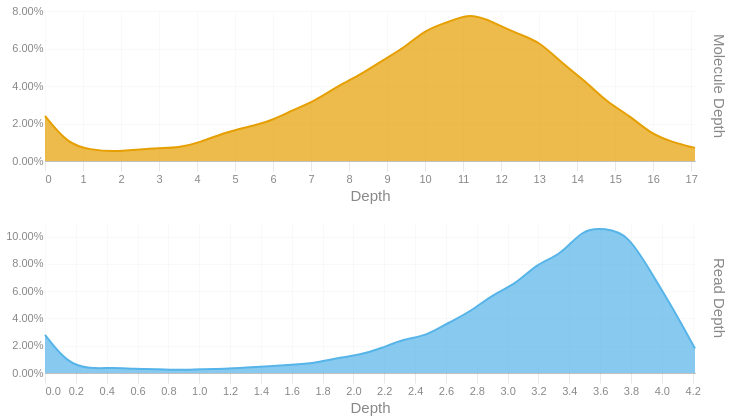

The code cell stored with this chart in its notebook:
### Code cell
readdep = depth_hist(tb['Read Depth'], q99, 3)
readdep = readdep.with_columns(pl.lit('Read Depth').alias('Metric'))
if not SKIPLR:
    moldep = depth_hist(tb['Molecule Depth'], mol_q99, 1)
    moldep = moldep.with_columns(pl.lit('Molecule Depth').alias('Metric'))
    _hist = pl.concat([readdep, moldep])
    _hist = _hist.filter(pl.col('Proportion') != 0)
    with SafeRender(_hist):
        (
            alt.Chart(_hist)        
            .mark_area(interpolate = "basis")
            .encode(
                x=alt.X('Bin:Q').scale(domainMin=0).axis(alt.Axis(title='Depth')),
                y = alt.Y('Proportion:Q', title = None).axis(format = '.2%'),
                color = alt.Color('Metric:N').legend(None),
                row = alt.Row("Metric:N").header(title = None, labelOrient = 'right'),
                tooltip = [
                    alt.Tooltip("Metric:N", title = "Metric"),
                    alt.Tooltip('Interval:N', title = "Depth Interval"),
                    alt.Tooltip('Proportion:Q', title = "% Alignments").format('.2%')
                ]
            )
            .resolve_scale(x='independent', y='independent')
            .properties(
                height = 150, width = 650,
                usermeta={'embedOptions': {'downloadFileName': f'{samplename}.depth.hist'}}
            )
        ).display()
else:
    readdep = readdep.filter(pl.col('Proportion') != 0)
    with SafeRender(readdep):
        (
            alt.Chart(readdep)        
            .mark_area(interpolate = "basis")
            .encode(
                x=alt.X('Bin:Q').scale(domainMin=0).axis(alt.Axis(title='Depth')),
                y = alt.Y('Proportion:Q', title = None).axis(format = '.2%'),
                tooltip = [
                    alt.Tooltip('Interval:N', title = "Depth Interval"),
                    alt.Tooltip('Proportion:Q', title = "% Alignments").format('.2%')
                ]
            )
            .properties(
                usermeta={'embedOptions': {'downloadFileName': f'{samplename}.depth.hist'}}
            )
        ).display()

### Figure 1 — Vega-Lite specification as saved in the notebook (floating-point values rounded to 4 significant figures)
{"width": 650, "height": 150, "config": {"title": {"anchor": "start", "dy": -15, "fontSize": 18, "color": "#888888", "subtitleColor": "#888888", "subtitleFontSize": 14}, "arc": {"fill": "#0072B2"}, "axis": {"domainColor": "#888888", "domainWidth": 0.5, "gridWidth": 0.2, "grid": false, "titleFontWeight": 400, "titleFontSize": 15, "labelFontSize": 11, "labelColor": "#888888", "tickColor": "#888888", "tickWidth": 0.2, "titleColor": "#888888"}, "axisBand": {"grid": false}, "axisX": {"grid": true, "tickSize": 10, "domainCap": "round"}, "axisY": {"domain": false, "grid": true, "tickSize": 0, "domainCap": "round"}, "background": "transparent", "header": {"labelFontSize": 15, "labelColor": "#888888", "titleFontSize": 15, "titleFontWeight": 600, "titleColor": "#888888"}, "legend": {"labelFont": "sans-serif", "labelFontSize": 12, "labelColor": "#888888", "symbolSize": 100, "symbolType": "circle", "titleFontSize": 12, "titlePadding": 10, "titleColor": "#888888", "title": null}, "range": {"category": ["#E69F00", "#56B4E9", "#009E73", "#F0E442", "#0072B2", "#D55E00", "#CC79A7", "#000000"], "diverging": ["#cfe8f3", "#a2d4ec", "#73bfe2", "#46abdb", "#1696d2", "#12719e"]}, "area": {"fill": "#0072B2", "fillOpacity": 0.7, "line": true, "strokeOpacity": 0.7}, "line": {"color": "#0072B2", "stroke": "#0072B2", "strokeWidth": 2}, "trail": {"color": "#0072B2", "stroke": "#0072B2", "strokeWidth": 0, "size": 1}, "point": {"filled": true, "fillOpacity": 1.0, "size": 95}, "text": {"color": "#888888", "fontSize": 11, "align": "right", "fontWeight": 400, "size": 11}, "bar": {"fill": "#0072B2", "stroke": null}, "view": {"stroke": null, "continuousWidth": 660, "continuousHeight": 400}}, "data": {"name": "data-7b04bddbf1e8c01e85ed1b1b12d7b21c"}, "mark": {"type": "area", "interpolate": "basis"}, "encoding": {"color": {"field": "Metric", "legend": null, "type": "nominal"}, "row": {"field": "Metric", "header": {"title": null, "labelOrient": "right"}, "type": "nominal"}, "tooltip": [{"field": "Metric", "title": "Metric", "type": "nominal"}, {"field": "Interval", "title": "Depth Interval", "type": "nominal"}, {"field": "Proportion", "format": ".2%", "title": "% Alignments", "type": "quantitative"}], "x": {"axis": {"title": "Depth"}, "field": "Bin", "scale": {"domainMin": 0}, "type": "quantitative"}, "y": {"axis": {"format": ".2%"}, "field": "Proportion", "title": null, "type": "quantitative"}}, "resolve": {"scale": {"x": "independent", "y": "independent"}}, "usermeta": {"embedOptions": {"downloadFileName": "S6_LaHave_3610.depth.hist"}}, "$schema": "https://vega.github.io/schema/vega-lite/v6.1.0.json", "datasets": {"data-7b04bddbf1e8c01e85ed1b1b12d7b21c": [{"Bin": 0.0, "Interval": "0.0-0.145", "Proportion": 0.028, "Metric": "Read Depth"}, {"Bin": 0.145, "Interval": "0.145-0.291", "Proportion": 0.007, "Metric": "Read Depth"}, {"Bin": 0.291, "Interval": "0.291-0.436", "Proportion": 0.003, "Metric": "Read Depth"}, {"Bin": 0.436, "Interval": "0.436-0.581", "Proportion": 0.004, "Metric": "Read Depth"}, {"Bin": 0.581, "Interval": "0.581-0.727", "Proportion": 0.003, "Metric": "Read Depth"}, {"Bin": 0.727, "Interval": "0.727-0.872", "Proportion": 0.003, "Metric": "Read Depth"}, {"Bin": 0.872, "Interval": "0.872-1.017", "Proportion": 0.002, "Metric": "Read Depth"}, {"Bin": 1.017, "Interval": "1.017-1.163", "Proportion": 0.003, "Metric": "Read Depth"}, {"Bin": 1.163, "Interval": "1.163-1.308", "Proportion": 0.003, "Metric": "Read Depth"}, {"Bin": 1.308, "Interval": "1.308-1.453", "Proportion": 0.004, "Metric": "Read Depth"}, {"Bin": 1.453, "Interval": "1.453-1.599", "Proportion": 0.005, "Metric": "Read Depth"}, {"Bin": 1.599, "Interval": "1.599-1.744", "Proportion": 0.006, "Metric": "Read Depth"}, {"Bin": 1.744, "Interval": "1.744-1.889", "Proportion": 0.007, "Metric": "Read Depth"}, {"Bin": 1.889, "Interval": "1.889-2.035", "Proportion": 0.011, "Metric": "Read Depth"}, {"Bin": 2.035, "Interval": "2.035-2.18", "Proportion": 0.013, "Metric": "Read Depth"}, {"Bin": 2.18, "Interval": "2.18-2.325", "Proportion": 0.018, "Metric": "Read Depth"}, {"Bin": 2.325, "Interval": "2.325-2.471", "Proportion": 0.025, "Metric": "Read Depth"}, {"Bin": 2.471, "Interval": "2.471-2.616", "Proportion": 0.027, "Metric": "Read Depth"}, {"Bin": 2.616, "Interval": "2.616-2.761", "Proportion": 0.037, "Metric": "Read Depth"}, {"Bin": 2.761, "Interval": "2.761-2.907", "Proportion": 0.045, "Metric": "Read Depth"}, {"Bin": 2.907, "Interval": "2.907-3.052", "Proportion": 0.058, "Metric": "Read Depth"}, {"Bin": 3.052, "Interval": "3.052-3.197", "Proportion": 0.065, "Metric": "Read Depth"}, {"Bin": 3.197, "Interval": "3.197-3.343", "Proportion": 0.081, "Metric": "Read Depth"}, {"Bin": 3.343, "Interval": "3.343-3.488", "Proportion": 0.086, "Metric": "Read Depth"}, {"Bin": 3.488, "Interval": "3.488-3.633", "Proportion": 0.106, "Metric": "Read Depth"}, {"Bin": 3.633, "Interval": "3.633-3.779", "Proportion": 0.106, "Metric": "Read Depth"}, {"Bin": 3.779, "Interval": "3.779-3.924", "Proportion": 0.102, "Metric": "Read Depth"}, {"Bin": 3.924, "Interval": "3.924-4.069", "Proportion": 0.075, "Metric": "Read Depth"}, {"Bin": 4.069, "Interval": "4.069-4.215", "Proportion": 0.048, "Metric": "Read Depth"}, {"Bin": 4.215, "Interval": "4.215-4.36", "Proportion": 0.018, "Metric": "Read Depth"}, {"Bin": 0.0, "Interval": "0.0-0.6", "Proportion": 0.024, "Metric": "Molecule Depth"}, {"Bin": 0.6, "Interval": "0.6-1.2", "Proportion": 0.009, "Metric": "Molecule Depth"}, {"Bin": 1.2, "Interval": "1.2-1.8", "Proportion": 0.006, "Metric": "Molecule Depth"}, {"Bin": 1.8, "Interval": "1.8-2.4", "Proportion": 0.005, "Metric": "Molecule Depth"}, {"Bin": 2.4, "Interval": "2.4-3.0", "Proportion": 0.006, "Metric": "Molecule Depth"}, {"Bin": 3.0, "Interval": "3.0-3.5", "Proportion": 0.007, "Metric": "Molecule Depth"}, {"Bin": 3.5, "Interval": "3.5-4.1", "Proportion": 0.007, "Metric": "Molecule Depth"}, {"Bin": 4.1, "Interval": "4.1-4.7", "Proportion": 0.01, "Metric": "Molecule Depth"}, {"Bin": 4.7, "Interval": "4.7-5.3", "Proportion": 0.015, "Metric": "Molecule Depth"}, {"Bin": 5.3, "Interval": "5.3-5.9", "Proportion": 0.018, "Metric": "Molecule Depth"}, {"Bin": 5.9, "Interval": "5.9-6.5", "Proportion": 0.021, "Metric": "Molecule Depth"}, {"Bin": 6.5, "Interval": "6.5-7.1", "Proportion": 0.027, "Metric": "Molecule Depth"}, {"Bin": 7.1, "Interval": "7.1-7.7", "Proportion": 0.032, "Metric": "Molecule Depth"}, {"Bin": 7.7, "Interval": "7.7-8.3", "Proportion": 0.04, "Metric": "Molecule Depth"}, {"Bin": 8.3, "Interval": "8.3-8.9", "Proportion": 0.046, "Metric": "Molecule Depth"}, {"Bin": 8.9, "Interval": "8.9-9.5", "Proportion": 0.054, "Metric": "Molecule Depth"}, {"Bin": 9.5, "Interval": "9.5-10.0", "Proportion": 0.061, "Metric": "Molecule Depth"}, {"Bin": 10.0, "Interval": "10.0-10.6", "Proportion": 0.07, "Metric": "Molecule Depth"}, {"Bin": 10.6, "Interval": "10.6-11.2", "Proportion": 0.074, "Metric": "Molecule Depth"}, {"Bin": 11.2, "Interval": "11.2-11.8", "Proportion": 0.079, "Metric": "Molecule Depth"}, {"Bin": 11.8, "Interval": "11.8-12.4", "Proportion": 0.074, "Metric": "Molecule Depth"}, {"Bin": 12.4, "Interval": "12.4-13.0", "Proportion": 0.068, "Metric": "Molecule Depth"}, {"Bin": 13.0, "Interval": "13.0-13.6", "Proportion": 0.064, "Metric": "Molecule Depth"}, {"Bin": 13.6, "Interval": "13.6-14.2", "Proportion": 0.052, "Metric": "Molecule Depth"}, {"Bin": 14.2, "Interval": "14.2-14.8", "Proportion": 0.043, "Metric": "Molecule Depth"}, {"Bin": 14.8, "Interval": "14.8-15.4", "Proportion": 0.031, "Metric": "Molecule Depth"}, {"Bin": 15.4, "Interval": "15.4-15.9", "Proportion": 0.024, "Metric": "Molecule Depth"}, {"Bin": 15.9, "Interval": "15.9-16.5", "Proportion": 0.015, "Metric": "Molecule Depth"}, {"Bin": 16.5, "Interval": "16.5-17.1", "Proportion": 0.01, "Metric": "Molecule Depth"}, {"Bin": 17.1, "Interval": "17.1-17.72", "Proportion": 0.007, "Metric": "Molecule Depth"}]}}
